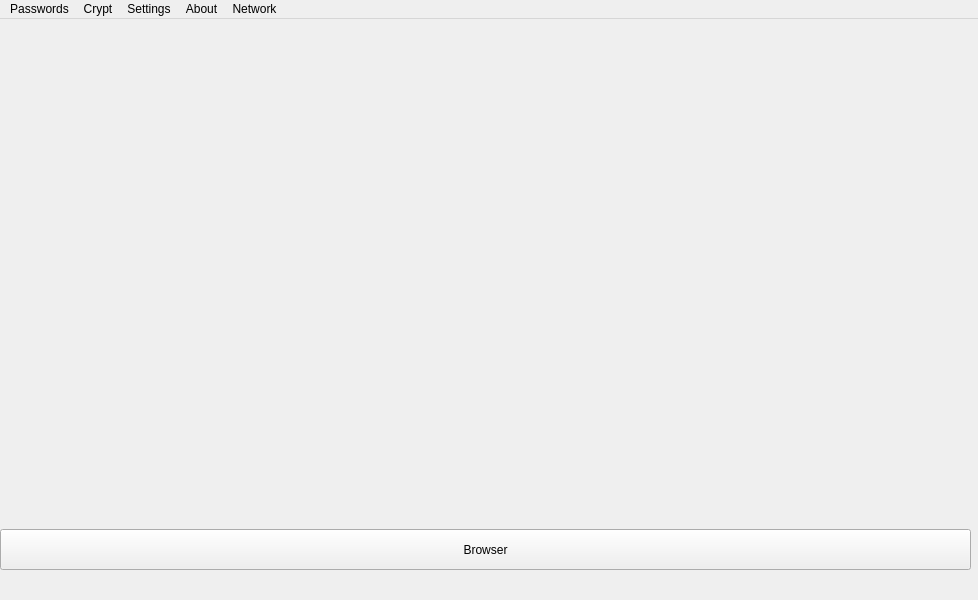
<?xml version="1.0" encoding="UTF-8"?>
<ui version="4.0">
 <class>MainWindow</class>
 <widget class="QMainWindow" name="MainWindow">
  <property name="geometry">
   <rect>
    <x>0</x>
    <y>0</y>
    <width>978</width>
    <height>600</height>
   </rect>
  </property>
  <property name="windowTitle">
   <string>MainWindow</string>
  </property>
  <widget class="QWidget" name="centralwidget">
   <widget class="QPushButton" name="browserBth">
    <property name="geometry">
     <rect>
      <x>0</x>
      <y>510</y>
      <width>971</width>
      <height>41</height>
     </rect>
    </property>
    <property name="text">
     <string>Browser</string>
    </property>
   </widget>
  </widget>
  <widget class="QMenuBar" name="menubar">
   <property name="geometry">
    <rect>
     <x>0</x>
     <y>0</y>
     <width>978</width>
     <height>25</height>
    </rect>
   </property>
   <widget class="QMenu" name="menuddddd">
    <property name="title">
     <string>Passwords</string>
    </property>
    <addaction name="separator"/>
    <addaction name="separator"/>
    <addaction name="separator"/>
    <addaction name="actionNew_Password"/>
    <addaction name="separator"/>
    <addaction name="actionDelete_all_Passwords"/>
    <addaction name="actionDelete_some_Passwords"/>
    <addaction name="separator"/>
   </widget>
   <widget class="QMenu" name="menudwwwwww">
    <property name="title">
     <string>Settings</string>
    </property>
    <widget class="QMenu" name="menuTheme">
     <property name="title">
      <string>Theme</string>
     </property>
     <addaction name="actionDark_Material"/>
     <addaction name="actionLight"/>
    </widget>
    <addaction name="separator"/>
    <addaction name="separator"/>
    <addaction name="menuTheme"/>
    <addaction name="separator"/>
    <addaction name="separator"/>
    <addaction name="separator"/>
    <addaction name="actionMaster_key"/>
   </widget>
   <widget class="QMenu" name="menuAbout">
    <property name="title">
     <string>About</string>
    </property>
    <addaction name="actionVersion_3_9"/>
    <addaction name="actionjprogram_bk_com"/>
   </widget>
   <widget class="QMenu" name="menuDisk">
    <property name="title">
     <string>Crypt</string>
    </property>
    <addaction name="actionCrypt_file"/>
    <addaction name="actionDecrypt_file"/>
   </widget>
   <widget class="QMenu" name="menuNetwork">
    <property name="title">
     <string>Network</string>
    </property>
    <addaction name="actionProxy"/>
    <addaction name="actionVirtual_personal_networrk"/>
    <addaction name="actionTor"/>
   </widget>
   <addaction name="menuddddd"/>
   <addaction name="menuDisk"/>
   <addaction name="menudwwwwww"/>
   <addaction name="menuAbout"/>
   <addaction name="menuNetwork"/>
  </widget>
  <action name="actionDelete_all_Passwords">
   <property name="text">
    <string>Remove all Passwords</string>
   </property>
  </action>
  <action name="actionDelete_some_Passwords">
   <property name="text">
    <string>Remove some Passwords</string>
   </property>
  </action>
  <action name="actionVersion_3_9">
   <property name="text">
    <string>Version 3.9</string>
   </property>
  </action>
  <action name="actionjprogram_bk_com">
   <property name="text">
    <string>jprogram@bk.com</string>
   </property>
  </action>
  <action name="actionDark_Material">
   <property name="text">
    <string>Strict Dark</string>
   </property>
  </action>
  <action name="actionLight">
   <property name="text">
    <string>Usially Light</string>
   </property>
  </action>
  <action name="actionMaster_key">
   <property name="text">
    <string>All settings</string>
   </property>
  </action>
  <action name="actionNew_Password">
   <property name="text">
    <string>New Password</string>
   </property>
   <property name="shortcut">
    <string>Ctrl+O</string>
   </property>
  </action>
  <action name="actionCrypt_file">
   <property name="text">
    <string>Crypt file</string>
   </property>
  </action>
  <action name="actionCrypt_disk">
   <property name="text">
    <string>Crypt disk</string>
   </property>
  </action>
  <action name="actionDecrypt_file">
   <property name="text">
    <string>Decrypt file</string>
   </property>
  </action>
  <action name="actionProxy">
   <property name="text">
    <string>Proxy</string>
   </property>
  </action>
  <action name="actionVirtual_personal_networrk">
   <property name="text">
    <string>Virtual personal networrk</string>
   </property>
  </action>
  <action name="actionTor">
   <property name="text">
    <string>Tor</string>
   </property>
  </action>
 </widget>
 <resources/>
 <connections/>
</ui>
